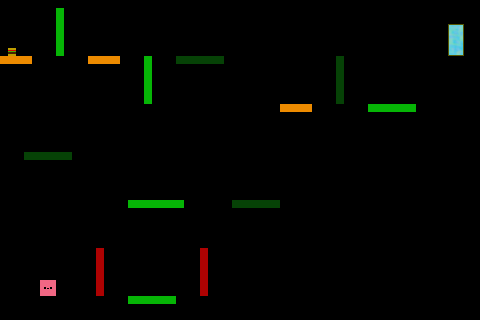

Tiled map render using the project's own tile images. Description and the map definition, with tile-layer contents summarised, below:
An orthogonal 60x40 tile map with 8x8 px tiles, 8 tile layers (Heaven TerrainBlock, Both LavaBlock, Both TerrainBlock, Hell TerrainBlock, ...).

<map version="1.0" orientation="orthogonal" width="60" height="40" tilewidth="8" tileheight="8">
 <tileset firstgid="1" name="tileset_new" tilewidth="8" tileheight="8">
  <image source="tileset_new.png" width="80" height="80" />
 </tileset>
 <layer name="Heaven TerrainBlock" width="60" height="40">
  <data>[2400 cells, 31 non-empty, 1 distinct tile ids]</data>
 </layer>
 <layer name="Both LavaBlock" width="60" height="40">
  <data>[2400 cells, 12 non-empty, 1 distinct tile ids]</data>
 </layer>
 <layer name="Both TerrainBlock" width="60" height="40">
  <data>[2400 cells, 40 non-empty, 1 distinct tile ids]</data>
 </layer>
 <layer name="Hell TerrainBlock" width="60" height="40">
  <data>[2400 cells, 24 non-empty, 1 distinct tile ids]</data>
 </layer>
 <layer name="Both CrumblingBlock" width="60" height="40">
  <data>[2400 cells, 12 non-empty, 1 distinct tile ids]</data>
 </layer>
 <layer name="Both Portal" width="60" height="40">
  <data>[2400 cells, 8 non-empty, 8 distinct tile ids]</data>
 </layer>
 <layer name="Hell Player" width="60" height="40">
  <data>[2400 cells, 4 non-empty, 4 distinct tile ids]</data>
 </layer>
 <layer name="Both Star" width="60" height="40">
  <data>[2400 cells, 1 non-empty, 1 distinct tile ids]</data>
 </layer>
</map>
